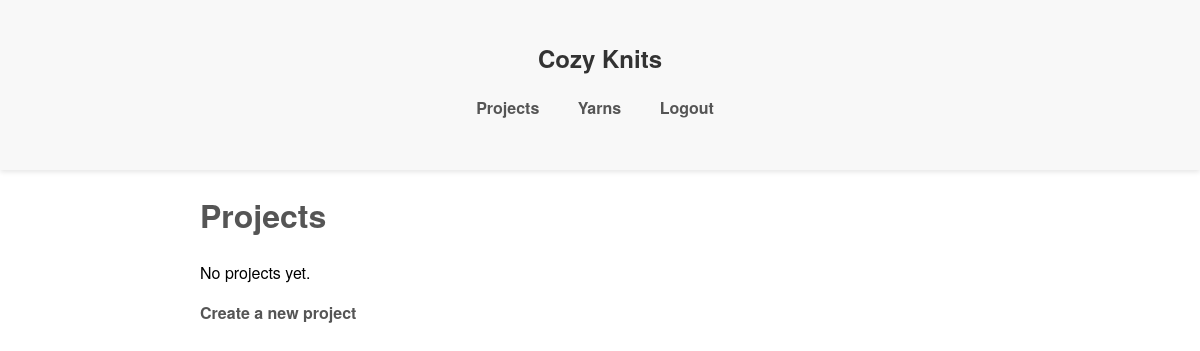
Before: / (signed in) with the older database file.
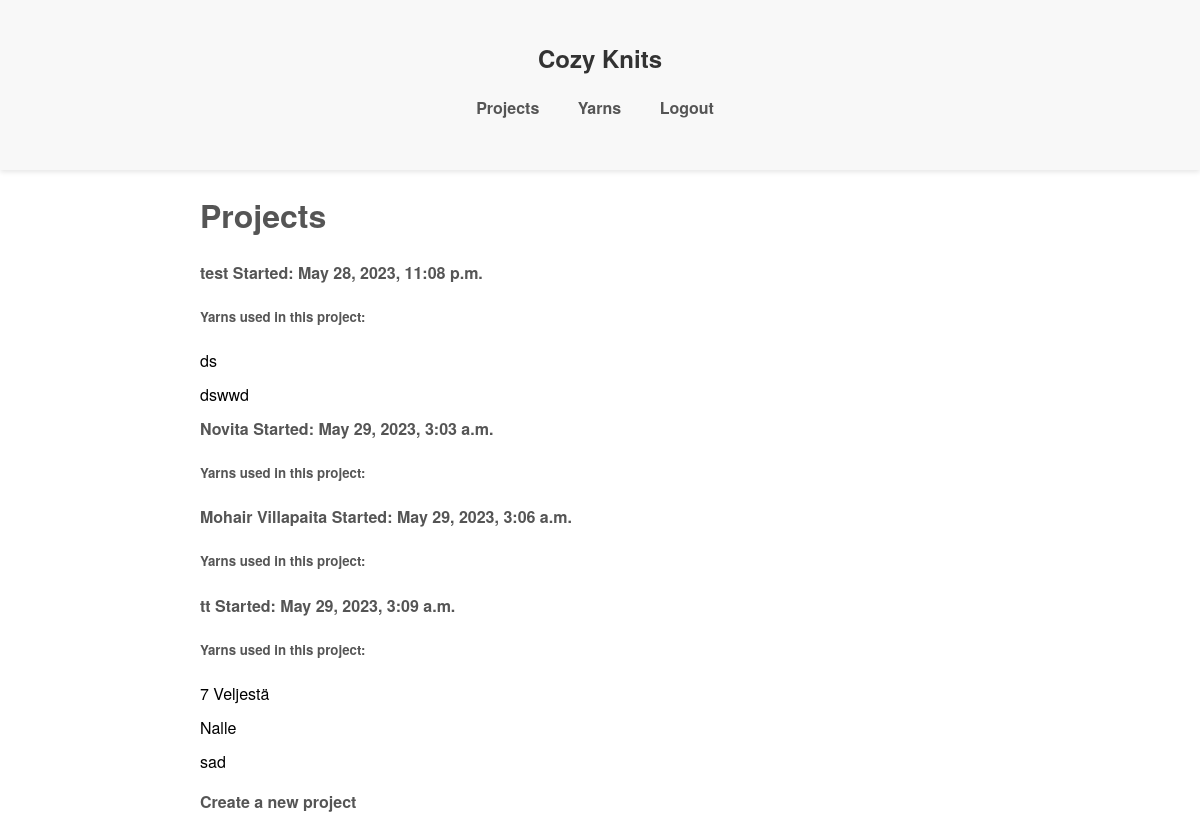
After: the same page with the newer database file.
### knitpro/models.py (models this page shows, shortened)
class Project(models.Model):
    name = models.CharField(max_length=255)
    project_type = models.CharField(max_length=150)
    instructions = models.TextField(null = True, blank = True)
    start_time = models.DateTimeField(auto_now_add = True)
    end_time = models.DateTimeField( null = True, blank = True)
    user = models.ForeignKey(User, on_delete=models.CASCADE, null=True)
    def __str__(self):
        return self.name

class Yarn(models.Model):
    user = models.ForeignKey(User, on_delete=models.CASCADE, null=True)
    name = models.CharField(max_length=255,blank=True)
    brand = models.CharField(max_length=155, blank=True)
    weight = models.CharField(max_length=20, blank=True)
    length = models.DecimalField(max_digits=5, decimal_places=2, blank=True, null = True)
    project = models.ForeignKey(Project, on_delete=models.CASCADE, null= True, blank=True)

### knitpro/views.py (the view)
# urls.py: path('', ProjectListView.as_view()),
class ProjectListView(LoginRequiredMixin,ListView):
    model = Project
    context_object_name = 'projects'
    def get_queryset(self):
        return super().get_queryset().filter(user=self.request.user)

### knitpro/templates/knitpro/project_list.html (shortened to what this page needs)
{% extends "knitpro/base.html" %}
{% block "content" %}
    <h1>Projects</h1>
    <ul>
        {% for project in projects %}
        <li>
            <a href="/project/{{ project.pk }}">{{ project }}
            Started: {{ project.start_time }}</a>
            <ul>
           <h5> Yarns used in this project:</h5>
                {% for yarn in project.yarn_set.all %}
                <li>{{ yarn.name }}</li>
                {% endfor %}
            </ul>
        </li>
        {% empty %}
        <li>No projects yet.</li>
        {% endfor %}
    </ul>
    <a href="/project/new">Create a new project</a>
{% endblock "content" %}

### knitpro/templates/knitpro/base.html (shortened to what this page needs)
<!doctype html>
<!doctype html>
<html lang="en">
<head>
</head>
<body>
    {% if user.is_authenticated %}
    <header>
        <h2>Cozy Knits</h2>
        <ul class="header-links">
            <li><a href="/">Projects</a></li>
            <li><a href="/yarn">Yarns</a></li>
            <li><a href="/logout">Logout</a></li>
        </ul>
    </header>
    {% endif %}
    <div class="content">
        {% block "content" %}{% endblock %}
    </div>
</body>
</html>

### knitpro/templates/knitpro/base.html (style rules this page uses)
header { background-color: #F8F8F8; padding: 20px; text-align: center; box-shadow: 0 2px 5px rgba(0, 0, 0, 0.1); }
h2 { color: #333; font-family: "Helvetica Neue", Arial, sans-serif; }
.header-links { list-style-type: none; padding: 0; margin: 20px 0; }
.header-links li { display: inline-block; margin-right: 10px; }
.header-links li a { color: #555; text-decoration: none; font-weight: bold; padding: 8px 12px; border-radius: 4px; transition: background-color 0.3s ease; }
body { font-family: "Helvetica Neue", Arial, sans-serif; margin: 0; padding: 0; line-height: 1.5; }
.content { max-width: 800px; margin: 20px auto; padding: 0 20px; }

### knitpro/templates/knitpro/project_list.html (style rules this page uses)
h1,h5 { color: #555; font-family: "Helvetica Neue", Arial, sans-serif; }
ul { list-style-type: none; padding: 0; }
li { margin-bottom: 10px; }
a { color: #555; text-decoration: none; font-weight: bold; transition: color 0.3s ease; }

Changed rows visible on the page:
now on this page (row edited): Project: name "test", start_time "May 28, 2023, 11:08 p.m."
now on this page (row unchanged): Yarn: name "ds", shown under "test"
now on this page (row unchanged): Yarn: name "dswwd", shown under "test"
added Project: name "Novita", start_time "May 29, 2023, 3:03 a.m."
added Project: name "Mohair Villapaita", start_time "May 29, 2023, 3:06 a.m."
added Project: name "tt", start_time "May 29, 2023, 3:09 a.m."
now on this page (row edited): Yarn: name "7 Veljestä", shown under "tt"
now on this page (row edited): Yarn: name "Nalle", shown under "tt"
added Yarn: name "sad", shown under "tt"
Other visible differences:
text no longer shown: "No projects yet."
